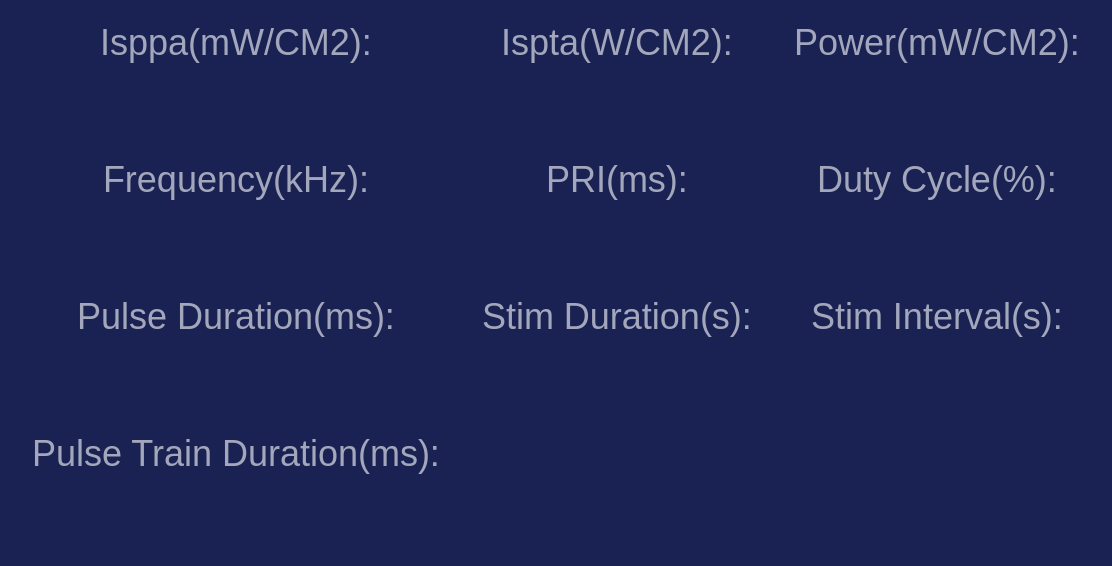
<?xml version="1.0" encoding="UTF-8"?>
<ui version="4.0">
 <class>HifuPulseTrainAdvance</class>
 <widget class="QWidget" name="HifuPulseTrainAdvance">
  <property name="geometry">
   <rect>
    <x>0</x>
    <y>0</y>
    <width>1024</width>
    <height>520</height>
   </rect>
  </property>
  <property name="styleSheet">
   <string notr="true">QWidget#HifuPulseTrainAdvance {
    background-color: rgb(26, 34, 84);
}
QLabel {
    color: rgba(255,255,255,153);
    font-size: 36px;
}
QLineEdit {
    min-height: 52px;
    border: none;
    background-color: transparent;
    color: rgb(255,255,255);
    font-size: 36px;
    padding: 0 8px;
}
QLineEdit:disabled {
    color: rgb(255,255,255);
}
QLineEdit:read-only {
    color: rgb(255,255,255);
}</string>
  </property>
  <layout class="QVBoxLayout" name="verticalLayout">
   <property name="leftMargin">
    <number>32</number>
   </property>
   <property name="topMargin">
    <number>22</number>
   </property>
   <property name="rightMargin">
    <number>32</number>
   </property>
   <property name="bottomMargin">
    <number>18</number>
   </property>
   <item>
    <layout class="QGridLayout" name="gridLayout">
     <property name="horizontalSpacing">
      <number>42</number>
     </property>
     <property name="verticalSpacing">
      <number>22</number>
     </property>
     <item row="0" column="0">
      <widget class="QLabel" name="labelIsppa">
       <property name="text">
        <string>Isppa(mW/CM2):</string>
       </property>
       <property name="alignment">
        <set>Qt::AlignBottom|Qt::AlignHCenter</set>
       </property>
      </widget>
     </item>
     <item row="1" column="0">
      <widget class="QLineEdit" name="editIsppa">
       <property name="alignment">
        <set>Qt::AlignHCenter|Qt::AlignTop</set>
       </property>
      </widget>
     </item>
     <item row="0" column="1">
      <widget class="QLabel" name="labelIspta">
       <property name="text">
        <string>Ispta(W/CM2):</string>
       </property>
       <property name="alignment">
        <set>Qt::AlignBottom|Qt::AlignHCenter</set>
       </property>
      </widget>
     </item>
     <item row="1" column="1">
      <widget class="QLineEdit" name="editIspta">
       <property name="alignment">
        <set>Qt::AlignHCenter|Qt::AlignTop</set>
       </property>
      </widget>
     </item>
     <item row="0" column="2">
      <widget class="QLabel" name="labelPower">
       <property name="text">
        <string>Power(mW/CM2):</string>
       </property>
       <property name="alignment">
        <set>Qt::AlignBottom|Qt::AlignHCenter</set>
       </property>
      </widget>
     </item>
     <item row="1" column="2">
      <widget class="QLineEdit" name="editPower">
       <property name="alignment">
        <set>Qt::AlignHCenter|Qt::AlignTop</set>
       </property>
      </widget>
     </item>
     <item row="2" column="0">
      <widget class="QLabel" name="labelFrequency">
       <property name="text">
        <string>Frequency(kHz):</string>
       </property>
       <property name="alignment">
        <set>Qt::AlignBottom|Qt::AlignHCenter</set>
       </property>
      </widget>
     </item>
     <item row="3" column="0">
      <widget class="QLineEdit" name="editFrequency">
       <property name="alignment">
        <set>Qt::AlignHCenter|Qt::AlignTop</set>
       </property>
      </widget>
     </item>
     <item row="2" column="1">
      <widget class="QLabel" name="labelPri">
       <property name="text">
        <string>PRI(ms):</string>
       </property>
       <property name="alignment">
        <set>Qt::AlignBottom|Qt::AlignHCenter</set>
       </property>
      </widget>
     </item>
     <item row="3" column="1">
      <widget class="QLineEdit" name="editPri">
       <property name="alignment">
        <set>Qt::AlignHCenter|Qt::AlignTop</set>
       </property>
      </widget>
     </item>
     <item row="2" column="2">
      <widget class="QLabel" name="labelDutyCycle">
       <property name="text">
        <string>Duty Cycle(%):</string>
       </property>
       <property name="alignment">
        <set>Qt::AlignBottom|Qt::AlignHCenter</set>
       </property>
      </widget>
     </item>
     <item row="3" column="2">
      <widget class="QLineEdit" name="editDutyCycle">
       <property name="alignment">
        <set>Qt::AlignHCenter|Qt::AlignTop</set>
       </property>
      </widget>
     </item>
     <item row="4" column="0">
      <widget class="QLabel" name="labelPulseDuration">
       <property name="text">
        <string>Pulse Duration(ms):</string>
       </property>
       <property name="alignment">
        <set>Qt::AlignBottom|Qt::AlignHCenter</set>
       </property>
      </widget>
     </item>
     <item row="5" column="0">
      <widget class="QLineEdit" name="editPulseDuration">
       <property name="alignment">
        <set>Qt::AlignHCenter|Qt::AlignTop</set>
       </property>
      </widget>
     </item>
     <item row="4" column="1">
      <widget class="QLabel" name="labelStimDuration">
       <property name="text">
        <string>Stim Duration(s):</string>
       </property>
       <property name="alignment">
        <set>Qt::AlignBottom|Qt::AlignHCenter</set>
       </property>
      </widget>
     </item>
     <item row="5" column="1">
      <widget class="QLineEdit" name="editStimDuration">
       <property name="alignment">
        <set>Qt::AlignHCenter|Qt::AlignTop</set>
       </property>
      </widget>
     </item>
     <item row="4" column="2">
      <widget class="QLabel" name="labelStimInterval">
       <property name="text">
        <string>Stim Interval(s):</string>
       </property>
       <property name="alignment">
        <set>Qt::AlignBottom|Qt::AlignHCenter</set>
       </property>
      </widget>
     </item>
     <item row="5" column="2">
      <widget class="QLineEdit" name="editStimInterval">
       <property name="alignment">
        <set>Qt::AlignHCenter|Qt::AlignTop</set>
       </property>
      </widget>
     </item>
     <item row="6" column="0">
      <widget class="QLabel" name="labelPulseTrainDuration">
       <property name="text">
        <string>Pulse Train Duration(ms):</string>
       </property>
       <property name="alignment">
        <set>Qt::AlignBottom|Qt::AlignHCenter</set>
       </property>
      </widget>
     </item>
     <item row="7" column="0">
      <widget class="QLineEdit" name="editPulseTrainDuration">
       <property name="alignment">
        <set>Qt::AlignHCenter|Qt::AlignTop</set>
       </property>
      </widget>
     </item>
    </layout>
   </item>
  </layout>
 </widget>
 <resources/>
 <connections/>
</ui>
